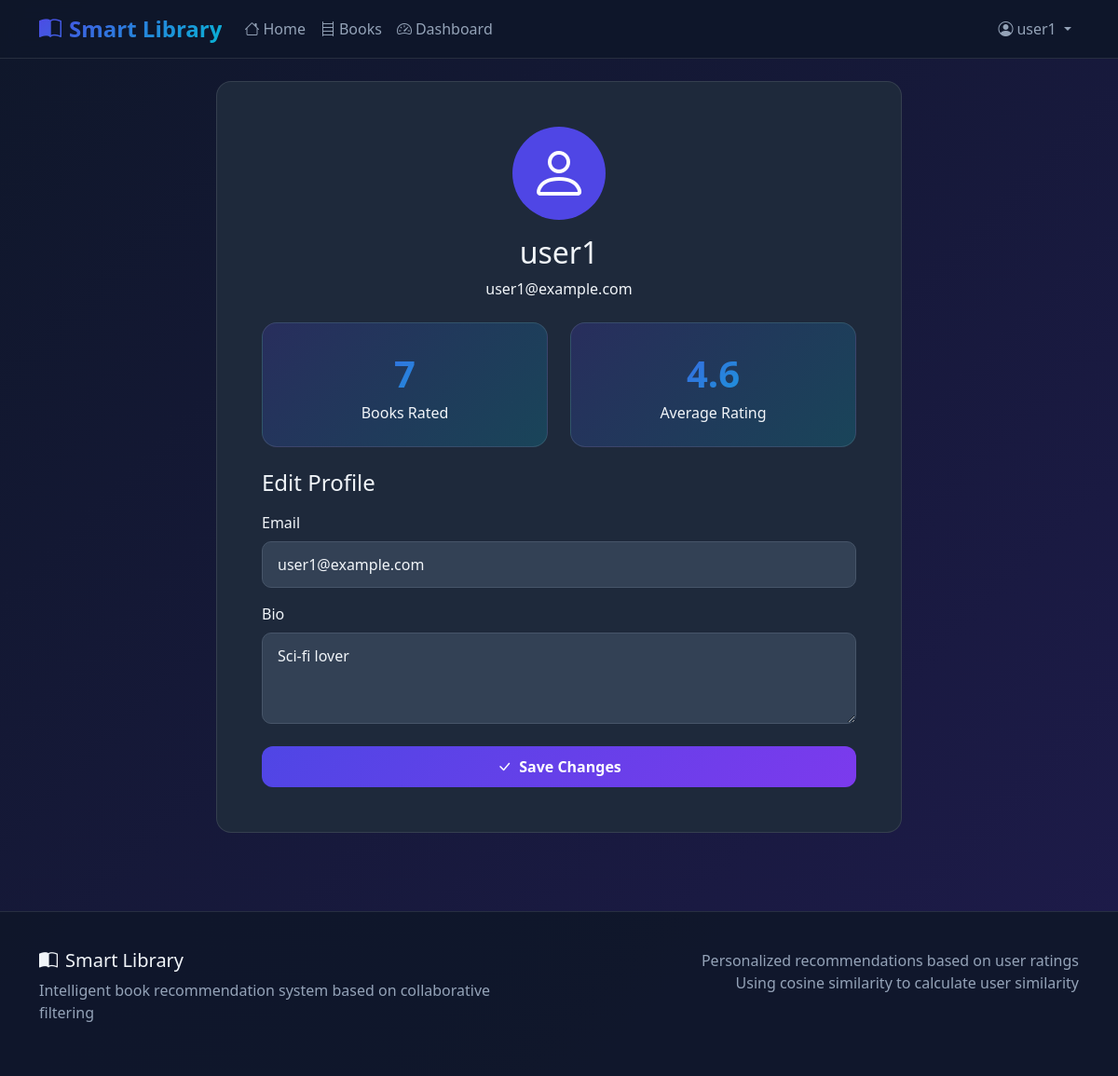
Screenshot of /profile (signed in) with the database file from the repository.
### tables this page shows
CREATE TABLE users (
    id INTEGER PRIMARY KEY AUTOINCREMENT,
    username TEXT UNIQUE NOT NULL,
    email TEXT UNIQUE NOT NULL,
    password_hash TEXT NOT NULL,
    bio TEXT DEFAULT '',
    is_admin INTEGER DEFAULT 0,
    created_at TIMESTAMP DEFAULT CURRENT_TIMESTAMP
);

### app.py (the view, shortened to what this page needs)
@app.route('/profile', methods=['GET', 'POST'])
@login_required
def profile():
    user = query_db('SELECT * FROM users WHERE id = ?', [session['user_id']], one=True)
    stats = query_db('''
        SELECT COUNT(*) as total_ratings, AVG(rating) as avg_rating
        FROM ratings
        WHERE user_id = ?
    ''', [session['user_id']], one=True)
    return render_template('profile.html', user=user, stats=stats)

### app.py (called while the page is built)
def get_db():
    db = getattr(g, '_database', None)
    if db is None:
        db = g._database = sqlite3.connect(app.config['DATABASE'])
        db.row_factory = sqlite3.Row
    return db

def query_db(query, args=(), one=False):
    cur = get_db().execute(query, args)
    rv = cur.fetchall()
    cur.close()
    return (rv[0] if rv else None) if one else rv

@app.teardown_appcontext
def close_connection(exception):
    db = getattr(g, '_database', None)
    if db is not None:
        db.close()

def login_required(f):
    @wraps(f)
    def decorated_function(*args, **kwargs):
        if 'user_id' not in session:
            flash('Please sign in first', 'warning')
            return redirect(url_for('login'))
        return f(*args, **kwargs)
    return decorated_function

### templates/profile.html (shortened to what this page needs)
{% extends "base.html" %}
{% block content %}
<div class="row justify-content-center">
    <div class="col-md-8">
        <div class="card animate-fade-in">
            <div class="card-body p-5">
                <div class="text-center mb-4">
                    <div class="bg-primary rounded-circle d-inline-flex align-items-center justify-content-center mb-3"
                         style="width: 100px; height: 100px;">
                        <i class="bi bi-person display-3 text-white"></i>
                    </div>
                    <h2>{{ user.username }}</h2>
                    <p>{{ user.email }}</p>
                </div>
                <div class="row mb-4">
                    <div class="col-md-6">
                        <div class="stat-card">
                            <div class="stat-number">{{ stats.total_ratings or 0 }}</div>
                            <div>Books Rated</div>
                        </div>
                    </div>
                    <div class="col-md-6">
                        <div class="stat-card">
                            <div class="stat-number">{{ "%.1f"|format(stats.avg_rating or 0) }}</div>
                            <div>Average Rating</div>
                        </div>
                    </div>
                </div>
                <h4 class="mb-3">Edit Profile</h4>
                <form method="POST" action="{{ url_for('profile') }}">
                    <div class="mb-3">
                        <label for="email" class="form-label">Email</label>
                        <input type="email" class="form-control" id="email" name="email"
                               value="{{ user.email }}" required>
                    </div>
                    <div class="mb-4">
                        <label for="bio" class="form-label">Bio</label>
                        <textarea class="form-control" id="bio" name="bio" rows="3"
                                  placeholder="Tell us about yourself...">{{ user.bio or '' }}</textarea>
                    </div>
                    <button type="submit" class="btn btn-primary w-100">
                        <i class="bi bi-check-lg me-2"></i>Save Changes
                    </button>
                </form>
            </div>
        </div>
    </div>
</div>
{% endblock %}

### templates/base.html (shortened to what this page needs)
<!DOCTYPE html>
<html lang="en">
<head>
    <link href="https://cdn.jsdelivr.net/npm/bootstrap@5.3.2/dist/css/bootstrap.min.css" rel="stylesheet">
    <link rel="stylesheet" href="https://cdn.jsdelivr.net/npm/bootstrap-icons@1.11.1/font/bootstrap-icons.css">
</head>
<body>
    <nav class="navbar navbar-expand-lg navbar-dark sticky-top">
        <div class="container">
            <a class="navbar-brand" href="{{ url_for('index') }}">
                <i class="bi bi-book-half me-2"></i>Smart Library
            </a>
            <div class="collapse navbar-collapse" id="navbarNav">
                <ul class="navbar-nav me-auto">
                    <li class="nav-item">
                        <a class="nav-link" href="{{ url_for('index') }}">
                            <i class="bi bi-house me-1"></i>Home
                        </a>
                    </li>
                    <li class="nav-item">
                        <a class="nav-link" href="{{ url_for('books') }}">
                            <i class="bi bi-bookshelf me-1"></i>Books
                        </a>
                    </li>
                    {% if session.user_id %}
                    <li class="nav-item">
                        <a class="nav-link" href="{{ url_for('admin_dashboard') if session.is_admin else url_for('dashboard') }}">
                            <i class="bi bi-speedometer2 me-1"></i>Dashboard
                        </a>
                    </li>
                    {% endif %}
                </ul>
                <ul class="navbar-nav">
                    {% if session.user_id %}
                    <li class="nav-item dropdown">
                        <a class="nav-link dropdown-toggle" href="#" role="button" data-bs-toggle="dropdown">
                            <i class="bi bi-person-circle me-1"></i>{{ session.username }}
                        </a>
                    </li>
                    {% endif %}
                </ul>
            </div>
        </div>
    </nav>
    <main class="container py-4">
        {% block content %}{% endblock %}
    </main>
    <footer>
        <div class="container">
            <div class="row">
                <div class="col-md-6">
                    <h5><i class="bi bi-book-half me-2"></i>Smart Library</h5>
                    <p class="text-secondary">Intelligent book recommendation system based on collaborative filtering</p>
                </div>
                <div class="col-md-6 text-md-end">
                    <p class="text-secondary mb-0">Personalized recommendations based on user ratings</p>
                    <p class="text-secondary">Using cosine similarity to calculate user similarity</p>
                </div>
            </div>
        </div>
    </footer>
</body>
</html>

### templates/base.html (style rules this page uses)
:root { --primary-color: #4f46e5; --secondary-color: #7c3aed; --accent-color: #06b6d4; --dark-bg: #0f172a; --card-bg: #1e293b; --text-primary: #f1f5f9; --text-secondary: #94a3b8; --input-bg: #334155; --border-color: #475569; }
body { background: linear-gradient(135deg, var(--dark-bg) 0%, #1e1b4b 100%); color: var(--text-primary); font-family: 'Segoe UI', system-ui, -apple-system, sans-serif; min-height: 100vh; }
.navbar { background: rgba(15, 23, 42, 0.98) !important; backdrop-filter: blur(10px); border-bottom: 1px solid rgba(255,255,255,0.1); }
.navbar-brand { font-weight: 700; background: linear-gradient(135deg, var(--primary-color), var(--accent-color)); -webkit-background-clip: text; -webkit-text-fill-color: transparent; font-size: 1.5rem; }
.nav-link { color: var(--text-secondary) !important; transition: color 0.3s; }
.card { background: var(--card-bg); border: 1px solid rgba(255,255,255,0.1); border-radius: 16px; transition: transform 0.3s, box-shadow 0.3s; overflow: hidden; }
.card-body { color: var(--text-primary); }
.btn-primary { background: linear-gradient(135deg, var(--primary-color), var(--secondary-color)); border: none; border-radius: 12px; padding: 10px 24px; font-weight: 600; transition: transform 0.3s, box-shadow 0.3s; color: white !important; }
.form-control, .form-select { background: var(--input-bg); border: 1px solid var(--border-color); color: var(--text-primary); border-radius: 10px; padding: 12px 16px; }
.form-control::placeholder { color: #64748b; }
.form-label { color: var(--text-primary); font-weight: 500; margin-bottom: 8px; }
.bg-primary { background: var(--primary-color) !important; }
.stat-card { background: linear-gradient(135deg, rgba(79, 70, 229, 0.2), rgba(6, 182, 212, 0.2)); border: 1px solid rgba(255,255,255,0.1); border-radius: 16px; padding: 24px; text-align: center; }
.stat-number { font-size: 2.5rem; font-weight: 700; background: linear-gradient(135deg, var(--primary-color), var(--accent-color)); -webkit-background-clip: text; -webkit-text-fill-color: transparent; }
footer { background: rgba(15, 23, 42, 0.9); border-top: 1px solid rgba(255,255,255,0.1); margin-top: 60px; padding: 40px 0; }
footer h5 { color: var(--text-primary); }
.animate-fade-in { animation: fadeIn 0.6s ease-out; }
.text-secondary { color: var(--text-secondary) !important; }
a { color: var(--accent-color); text-decoration: none; }
h1, h2, h3, h4, h5, h6 { color: var(--text-primary); }

### rows the page displays
users: username "user1", email "user1@example.com", bio "Sci-fi lover"

### other values shown
{{ stats.total_ratings or 0 }} "7"
{{ "%.1f"|format(stats.avg_rating or 0) }} "4.6"
